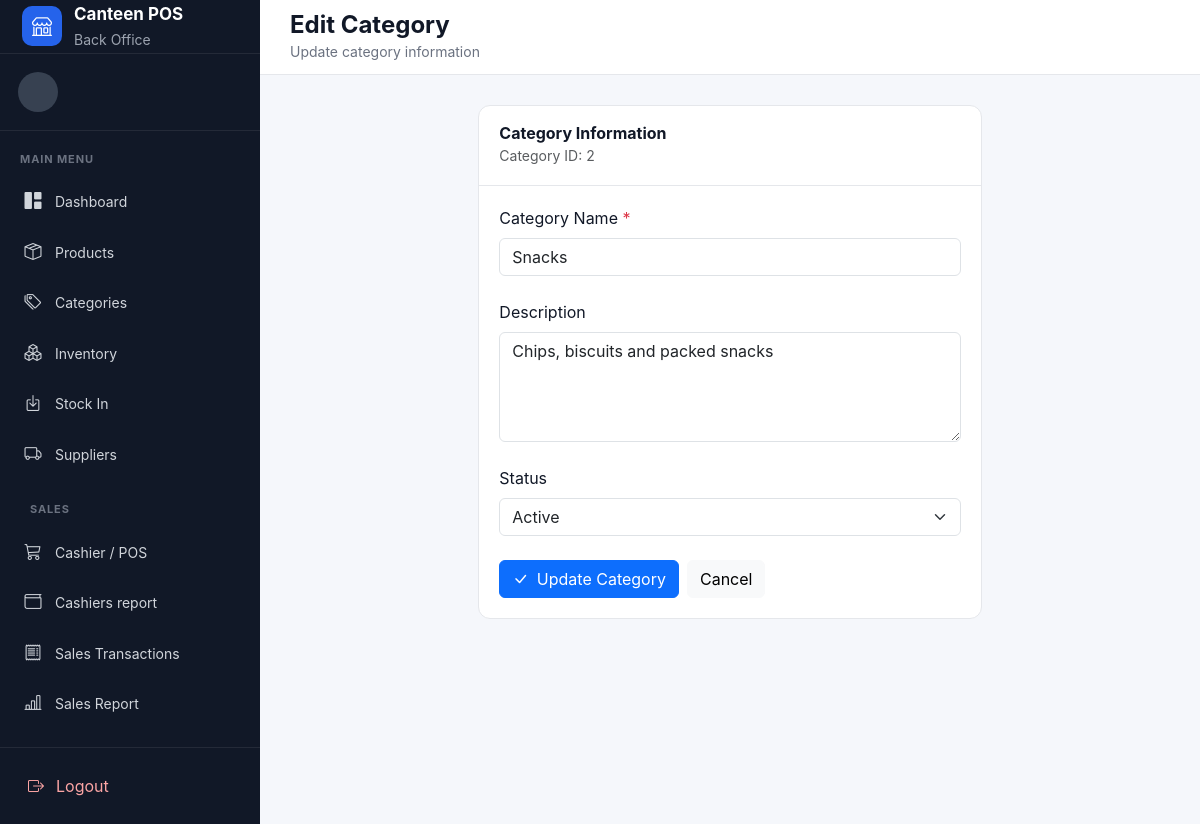
Page /categories/edit.php?id=2 on the committed database.
### tables this page shows
CREATE TABLE categories (

    id INT UNSIGNED AUTO_INCREMENT PRIMARY KEY,

    category_name VARCHAR(100) NOT NULL UNIQUE,

    description VARCHAR(255) DEFAULT NULL,

    status ENUM(
        'active',
        'inactive'
    ) NOT NULL DEFAULT 'active',

    created_at TIMESTAMP DEFAULT CURRENT_TIMESTAMP,

    updated_at TIMESTAMP DEFAULT CURRENT_TIMESTAMP
        ON UPDATE CURRENT_TIMESTAMP

);

### categories/edit.php (the view, shortened to what this page needs)
<?php
require_once __DIR__ . "/../config/database.php";
$id = (int)($_GET['id'] ?? 0);
$stmt = $pdo->prepare("
    SELECT *
    FROM categories
    WHERE id = ?
    LIMIT 1
");
$stmt->execute([$id]);
$category = $stmt->fetch();
require_once __DIR__ . "/../includes/header.php";
require_once __DIR__ . "/../includes/sidebar.php";
?>
<main class="main-content">
    <header class="topbar">
        <div class="page-heading">
            <h4>
                Edit Category
            </h4>
            <small>
                Update category information
            </small>
        </div>
    </header>
    <section class="content-area">
        <div class="row justify-content-center">
            <div class="col-lg-7">
                <div class="dashboard-card">
                    <div class="dashboard-card-header">
                        <div>
                            <h6>
                                Category Information
                            </h6>
                            <small class="text-muted">
                                Category ID:
                                <?= $category['id'] ?>
                            </small>
                        </div>
                    </div>
                    <div class="dashboard-card-body">
                        <form method="POST">
                            <div class="mb-4">
                                <label class="form-label">
                                    Category Name
                                    <span class="text-danger">
                                        *
                                    </span>
                                </label>
                                <input
                                    type="text"
                                    name="category_name"
                                    class="form-control"
                                    value="<?= htmlspecialchars(
                                        $category['category_name']
                                    ) ?>"
                                    required
                                >
                            </div>
                            <div class="mb-4">
                                <label class="form-label">
                                    Description
                                </label>
                                <textarea
                                    name="description"
                                    class="form-control"
                                    rows="4"
                                ><?= htmlspecialchars(
                                    $category['description'] ?? ''
                                ) ?></textarea>
                            </div>
                            <div class="mb-4">
                                <label class="form-label">
                                    Status
                                </label>
                                <select
                                    name="status"
                                    class="form-select"
                                >
                                    <option
                                        value="active"
                                        <?= $category['status']
                                            === 'active'
                                            ? 'selected'
                                            : ''
                                        ?>
                                    >
                                        Active
                                    </option>
                                </select>
                            </div>
                            <div class="d-flex gap-2">
                                <button
                                    type="submit"
                                    class="btn btn-primary"
                                >
                                    <i class="bi bi-check-lg me-1"></i>
                                    Update Category
                                </button>
                                <a
                                    href="index.php"
                                    class="btn btn-light"
                                >
                                    Cancel
                                </a>
                            </div>
                        </form>
                    </div>
                </div>
            </div>
        </div>
    </section>
</main>
<?php require_once __DIR__ . "/../includes/footer.php"; ?>

### assets/css/dashboard.css (style rules this page uses)
:root { --sidebar-width: 260px; --sidebar-bg: #111827; --sidebar-hover: #1f2937; --sidebar-active: #2563eb; --body-bg: #f5f7fb; --text-dark: #111827; --text-muted: #6b7280; --border-color: #e5e7eb; }
* { box-sizing: border-box; }
body { margin: 0; background: var(--body-bg); color: var(--text-dark); font-family: Inter, -apple-system, BlinkMacSystemFont, "Segoe UI", sans-serif; }
.main-content { margin-left: var(--sidebar-width); min-height: 100vh; }
.topbar { height: 75px; background: #fff; border-bottom: 1px solid var(--border-color); display: flex; align-items: center; justify-content: space-between; padding: 0 30px; }
.page-heading h4 { margin: 0; font-weight: 700; }
.page-heading small { color: var(--text-muted); }
.content-area { padding: 30px; }
.dashboard-card { background: #fff; border: 1px solid var(--border-color); border-radius: 12px; overflow: hidden; }
.dashboard-card-header { padding: 18px 20px; border-bottom: 1px solid var(--border-color); display: flex; align-items: center; justify-content: space-between; }
.dashboard-card-header h6 { margin: 0; font-weight: 700; }
.dashboard-card-body { padding: 20px; }

### rows in the picture
categories: id "2", category_name "Snacks", description "Chips, biscuits and packed snacks", status "Active"
